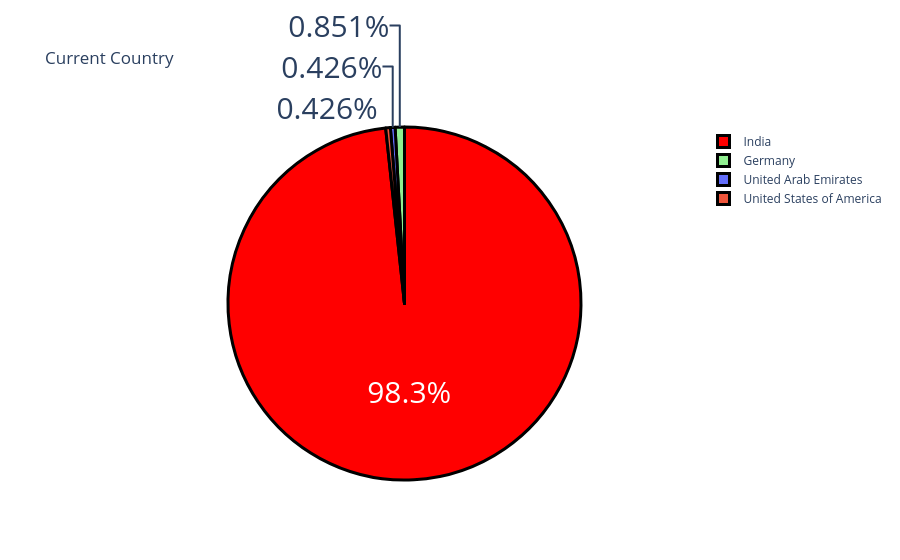

This figure's notebook cell:
### Code cell
Country = df["Your Current Country."].value_counts()
label = Country.index
counts = Country.values
colors =['red','lightgreen']
fig=go.Figure(data=[go.Pie(labels=label,values=counts)])
fig.update_layout(title_text="Current Country")
fig.update_traces(hoverinfo='label+value',textinfo='percent',textfont_size=30,
                  marker=dict(colors=colors,line=dict(color='black',width=3)))
fig.show()

### Figure 1 — Plotly figure (JSON) as saved in the notebook; plotly's stock layout.template omitted (floating-point values rounded to 4 significant figures)
{"data": [{"hoverinfo": "label+value", "labels": ["India", "Germany", "United Arab Emirates", "United States of America"], "marker": {"colors": ["red", "lightgreen"], "line": {"color": "black", "width": 3}}, "textfont": {"size": 30}, "textinfo": "percent", "type": "pie", "values": [231, 2, 1, 1]}], "layout": {"title": {"text": "Current Country"}}}
